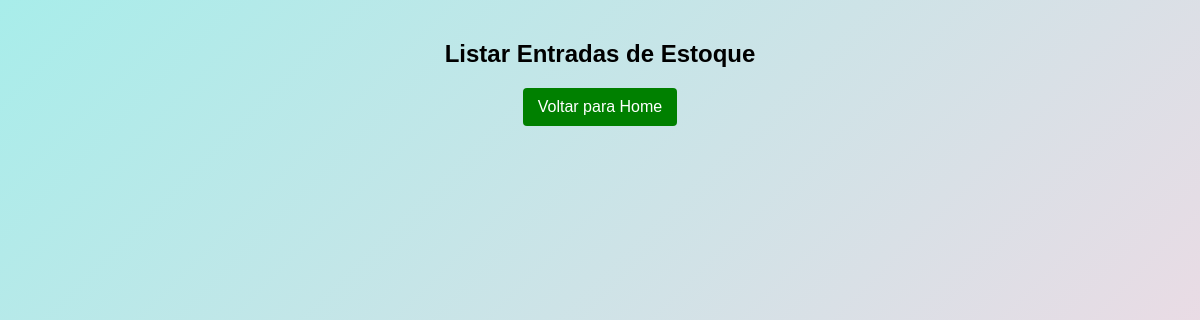
The page /listar_entradas/ on the database as committed earlier.
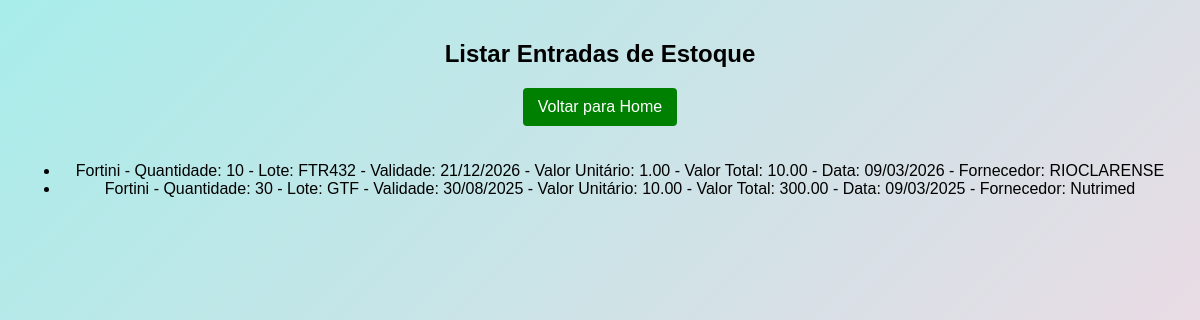
The same page on the database as committed later.
### sgis/models.py (models this page shows, shortened)
class EntradaEstoque(models.Model):
    produto = models.ForeignKey(Produto, on_delete=models.CASCADE)
    quantidade = models.IntegerField()
    lote = models.CharField(max_length=50, blank=True, null=True)
    validade = models.DateTimeField(default=datetime.datetime.now)
    valor_unitario = models.DecimalField(max_digits=10, decimal_places=2, default=0.00)
    valor = models.DecimalField(max_digits=10, decimal_places=2, verbose_name="Valor Total", default=0.00)
    data = models.DateField()
    fornecedor = models.ForeignKey(Fornecedor, on_delete=models.CASCADE)

class Produto(models.Model):
    descricao = models.CharField(max_length=255)
    apresentacao = models.CharField(max_length=50)
    fabricante = models.ForeignKey(Fabricante, on_delete=models.CASCADE)
    estoque = models.IntegerField(default=0) # Quantidade em estoque

class Fornecedor(models.Model):
    nome = models.CharField(max_length=250)
    cnpj = models.CharField(max_length=14)
    endereco = models.CharField(max_length=250, verbose_name="Endereço")
    telefone = models.CharField(max_length=20)

### sgis/views.py (the view)
# urls.py: path('listar_entradas/', views.listar_entradas, name='listar_entradas'),
def listar_entradas(request):
    entradas = EntradaEstoque.objects.all()
    return render(request, 'sgis/listar_entradas.html', {'entradas': entradas})

### sgis/templates/sgis/listar_entradas.html (shortened to what this page needs)
{% load static %}
<!DOCTYPE html>
<html>
<head>
    <link rel="stylesheet" href="{% static 'css/style.css' %}">
</head>
<body>
    <div class="content">
        <h2>Listar Entradas de Estoque</h2>
        <a href="{% url 'home' %}" class="home-button">Voltar para Home</a>
        <ul>
            {% for entrada in entradas %}
            <li>{{ entrada.produto.descricao }} - Quantidade: {{ entrada.quantidade }} - Lote: {{ entrada.lote }} - Validade: {{ entrada.validade|date:"d/m/Y" }} - Valor Unitário: {{ entrada.valor_unitario }} - Valor Total: {{ entrada.valor }} - Data: {{ entrada.data|date:"d/m/Y" }} - Fornecedor: {{ entrada.fornecedor.nome }}</li>
            {% endfor %}
        </ul>
    </div>
</body>
</html>

### sgis/static/css/style.css (style rules this page uses)
body { font-family: sans-serif; background: linear-gradient(135deg, #a8edea, #fed6e3); margin: 0; padding: 0; display: flex; flex-direction: column; min-height: 100vh; }
.content { padding: 20px; text-align: center; }
.home-button { background-color: green; color: white; padding: 10px 15px; border: none; border-radius: 4px; cursor: pointer; text-decoration: none; margin-bottom: 20px; display: inline-block; }

Rows that differ between the two databases and show on the page:
added EntradaEstoque: produto.descricao "Fortini", quantidade "10", lote "FTR432", validade "21/12/2026", valor_unitario "1.00", valor "10.00", data "09/03/2026", fornecedor.nome "RIOCLARENSE"
added EntradaEstoque: produto.descricao "Fortini", quantidade "30", lote "GTF", validade "30/08/2025", valor_unitario "10.00", valor "300.00", data "09/03/2025", fornecedor.nome "Nutrimed"
